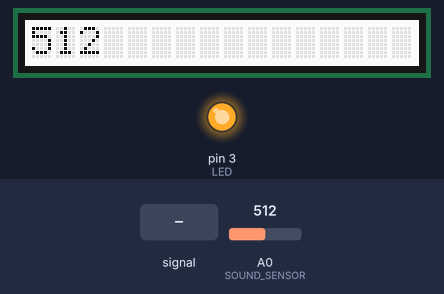
Recording of a sketch running on a simulated Arduino Uno, built with avr-gcc and run on an emulated ATmega328P. On the bench: 16×1 character LCD, output pins drawn as LEDs (lit = HIGH). Dashed ring = blinking. Inputs (shaded band) come from the test bench; at power-on: A0 (SOUND_SENSOR) = 512. What the sketch prints to the serial monitor is not drawn.

Above: at 1.2 s.
1.3 s: A0 (SOUND_SENSOR) set to 417
At 1.5 s:
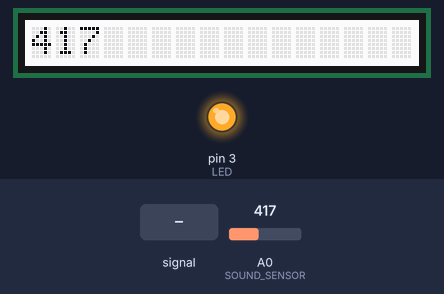
4.0 s: A0 (SOUND_SENSOR) set to 390
At 4.8 s:
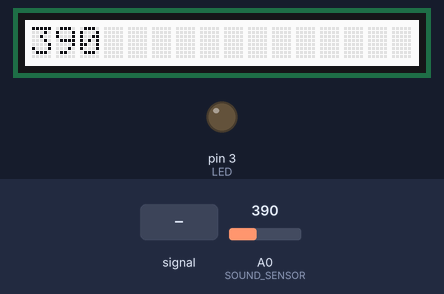
7.0 s: A0 (SOUND_SENSOR) fed a 200 Hz sine of ±81 counts around its level
At 7.33 s:
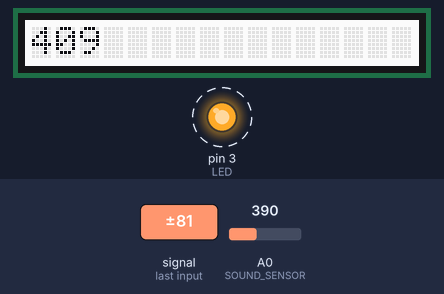
8.5 s: A0 (SOUND_SENSOR) fed a 1000 Hz sine of ±255 counts around its level
At 9.66 s:
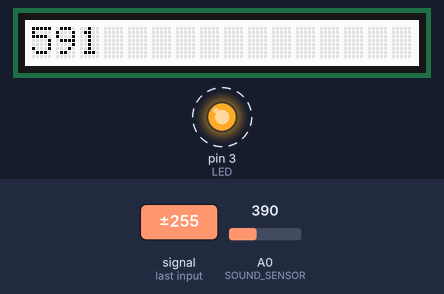
10.2 s: A0 (SOUND_SENSOR) set to 306
At 11.0 s:
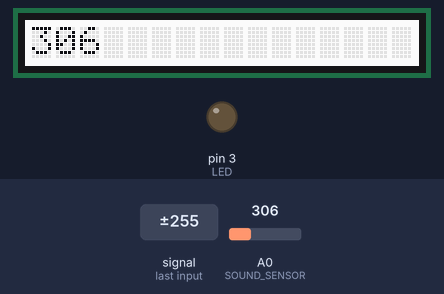
Timing chart, 0 to 13.2 s (numbered marks = the images above; inputs shaded):
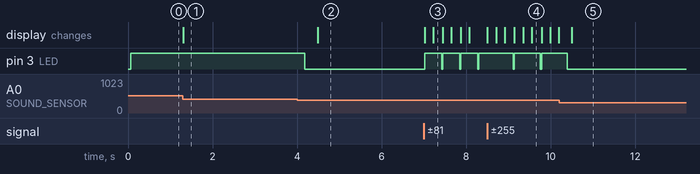

The sketch:

LCD_SensorLevelDisplay.ino
```cpp
/*macro definitions of the sound sensor and the LED*/
#define SOUND_SENSOR A0
#define LED 3      // the number of the LED pin

#define THRESHOLD_VALUE 400 //The threshold to turn the led on 400.00*5/1024 = 1.95v

#include <Wire.h>
#include "rgb_lcd.h"

rgb_lcd lcd;

void setup() {
    // set up the LCD's number of columns and rows:
    lcd.begin(16, 1);
    Serial.begin(9600);

    pinMode(LED, OUTPUT);
    pinMode(SOUND_SENSOR, INPUT);

}

void loop() {

    //delay(10);
    int sensorValue = analogRead(SOUND_SENSOR); //use A0 to read signal
    lcd.clear();

    Serial.println(sensorValue);
    lcd.print(sensorValue);

    if(sensorValue > THRESHOLD_VALUE)
    {
      digitalWrite(LED, HIGH);  //if the value read from A0 is larger than 400,then light the LED
      delay(200);
    }

    digitalWrite(LED, LOW);

}

/*********************************************************************************************************
  END FILE
*********************************************************************************************************/
```

Measured:
- the behaviour switches between 401 and 400 on A0 (SOUND_SENSOR) (found by bisection; images 1 and 2)
- after the input at 1.3 s, the display: changes at once (image 1)
- after the input at 4.0 s, pin 3 (LED): HIGH → LOW after 0.19 s; the display: changes after 0.49 s (image 2)
- after the input at 7.0 s, pin 3 (LED): alternates HIGH for 0.41 s and LOW for 0.02 s, starting at once; the display: first changes at once (image 3 shows a later state)
- after the input at 8.5 s, pin 3 (LED): alternates HIGH for 0.61 s and LOW for 0.03 s, starting after 0.62 s
- after the input at 10.2 s, pin 3 (LED): goes on until 10.4 s, then stays LOW
